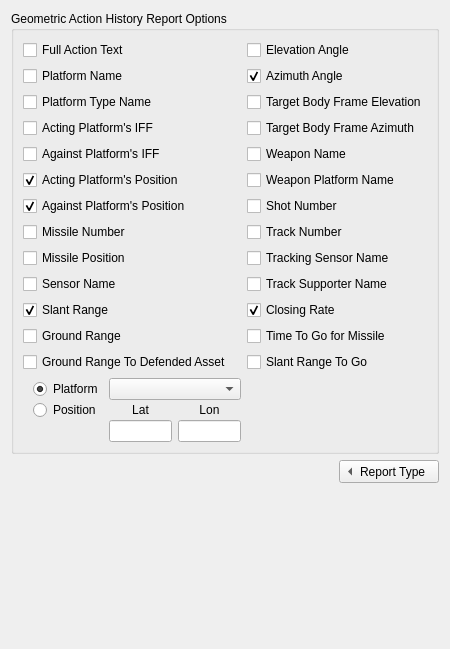
<?xml version="1.0" encoding="UTF-8"?>
<ui version="4.0">
 <class>OptionsGAH</class>
 <widget class="QWidget" name="OptionsGAH">
  <property name="geometry">
   <rect>
    <x>0</x>
    <y>0</y>
    <width>450</width>
    <height>649</height>
   </rect>
  </property>
  <property name="sizePolicy">
   <sizepolicy hsizetype="Expanding" vsizetype="Fixed">
    <horstretch>0</horstretch>
    <verstretch>0</verstretch>
   </sizepolicy>
  </property>
  <layout class="QVBoxLayout" name="verticalLayout" stretch="0,0,0">
   <item>
    <widget class="QGroupBox" name="mReportOptionsGroupBox">
     <property name="title">
      <string>Geometric Action History Report Options</string>
     </property>
     <layout class="QGridLayout" name="reportOptionsLayout">
      <item row="4" column="0">
       <widget class="QCheckBox" name="mCheckBoxAgainstIFF">
        <property name="text">
         <string>Against Platform's IFF</string>
        </property>
       </widget>
      </item>
      <item row="1" column="0">
       <widget class="QCheckBox" name="mCheckBoxPN">
        <property name="text">
         <string>Platform Name</string>
        </property>
       </widget>
      </item>
      <item row="7" column="1">
       <widget class="QCheckBox" name="mCheckBoxTN">
        <property name="text">
         <string>Track Number</string>
        </property>
       </widget>
      </item>
      <item row="8" column="1">
       <widget class="QCheckBox" name="mCheckBoxTSN">
        <property name="text">
         <string>Tracking Sensor Name</string>
        </property>
       </widget>
      </item>
      <item row="3" column="0">
       <widget class="QCheckBox" name="mCheckBoxActingIFF">
        <property name="text">
         <string>Acting Platform's IFF</string>
        </property>
       </widget>
      </item>
      <item row="12" column="0">
       <widget class="QCheckBox" name="mCheckBoxGRDA">
        <property name="text">
         <string>Ground Range To Defended Asset</string>
        </property>
       </widget>
      </item>
      <item row="8" column="0">
       <widget class="QCheckBox" name="mCheckBoxMP">
        <property name="text">
         <string>Missile Position</string>
        </property>
       </widget>
      </item>
      <item row="10" column="0">
       <widget class="QCheckBox" name="mCheckBoxSR">
        <property name="text">
         <string>Slant Range</string>
        </property>
        <property name="checked">
         <bool>true</bool>
        </property>
       </widget>
      </item>
      <item row="6" column="1">
       <widget class="QCheckBox" name="mCheckBoxShotNum">
        <property name="text">
         <string>Shot Number</string>
        </property>
       </widget>
      </item>
      <item row="11" column="0">
       <widget class="QCheckBox" name="mCheckBoxGR">
        <property name="text">
         <string>Ground Range</string>
        </property>
       </widget>
      </item>
      <item row="3" column="1">
       <widget class="QCheckBox" name="mCheckBoxTBFA">
        <property name="text">
         <string>Target Body Frame Azimuth</string>
        </property>
       </widget>
      </item>
      <item row="2" column="1">
       <widget class="QCheckBox" name="mCheckBoxTBFE">
        <property name="text">
         <string>Target Body Frame Elevation</string>
        </property>
       </widget>
      </item>
      <item row="4" column="1">
       <widget class="QCheckBox" name="mCheckBoxWN">
        <property name="text">
         <string>Weapon Name</string>
        </property>
       </widget>
      </item>
      <item row="9" column="0">
       <widget class="QCheckBox" name="mCheckBoxSN">
        <property name="text">
         <string>Sensor Name</string>
        </property>
       </widget>
      </item>
      <item row="1" column="1">
       <widget class="QCheckBox" name="mCheckBoxAA">
        <property name="text">
         <string>Azimuth Angle</string>
        </property>
        <property name="checked">
         <bool>true</bool>
        </property>
       </widget>
      </item>
      <item row="0" column="1">
       <widget class="QCheckBox" name="mCheckBoxEA">
        <property name="text">
         <string>Elevation Angle</string>
        </property>
       </widget>
      </item>
      <item row="5" column="1">
       <widget class="QCheckBox" name="mCheckBoxWPN">
        <property name="text">
         <string>Weapon Platform Name</string>
        </property>
       </widget>
      </item>
      <item row="12" column="1">
       <widget class="QCheckBox" name="mCheckBoxSRTG">
        <property name="text">
         <string>Slant Range To Go</string>
        </property>
       </widget>
      </item>
      <item row="11" column="1">
       <widget class="QCheckBox" name="mCheckBoxTTGM">
        <property name="text">
         <string>Time To Go for Missile</string>
        </property>
       </widget>
      </item>
      <item row="10" column="1">
       <widget class="QCheckBox" name="mCheckBoxCR">
        <property name="text">
         <string>Closing Rate</string>
        </property>
        <property name="checked">
         <bool>true</bool>
        </property>
       </widget>
      </item>
      <item row="5" column="0">
       <widget class="QCheckBox" name="mCheckBoxActingPos">
        <property name="text">
         <string>Acting Platform's Position</string>
        </property>
        <property name="checked">
         <bool>true</bool>
        </property>
       </widget>
      </item>
      <item row="9" column="1">
       <widget class="QCheckBox" name="mCheckBoxTSupN">
        <property name="text">
         <string>Track Supporter Name</string>
        </property>
       </widget>
      </item>
      <item row="6" column="0">
       <widget class="QCheckBox" name="mCheckBoxAgainstPos">
        <property name="text">
         <string>Against Platform's Position</string>
        </property>
        <property name="checked">
         <bool>true</bool>
        </property>
       </widget>
      </item>
      <item row="7" column="0">
       <widget class="QCheckBox" name="mCheckBoxMN">
        <property name="text">
         <string>Missile Number</string>
        </property>
       </widget>
      </item>
      <item row="0" column="0">
       <widget class="QCheckBox" name="mCheckBoxFAT">
        <property name="text">
         <string>Full Action Text</string>
        </property>
       </widget>
      </item>
      <item row="2" column="0">
       <widget class="QCheckBox" name="mCheckBoxPTN">
        <property name="text">
         <string>Platform Type Name</string>
        </property>
       </widget>
      </item>
      <item row="14" column="0">
       <layout class="QGridLayout" name="groundRangeLayout">
        <property name="sizeConstraint">
         <enum>QLayout::SetDefaultConstraint</enum>
        </property>
        <property name="topMargin">
         <number>0</number>
        </property>
        <property name="horizontalSpacing">
         <number>6</number>
        </property>
        <property name="verticalSpacing">
         <number>0</number>
        </property>
        <item row="2" column="2">
         <widget class="UtQtLatPosLineEdit" name="mLatEdit">
          <property name="alignment">
           <set>Qt::AlignCenter</set>
          </property>
         </widget>
        </item>
        <item row="1" column="1">
         <widget class="QRadioButton" name="mButtonPosition">
          <property name="text">
           <string>Position</string>
          </property>
         </widget>
        </item>
        <item row="1" column="2">
         <widget class="QLabel" name="label">
          <property name="styleSheet">
           <string notr="true"/>
          </property>
          <property name="text">
           <string>Lat</string>
          </property>
          <property name="textFormat">
           <enum>Qt::PlainText</enum>
          </property>
          <property name="alignment">
           <set>Qt::AlignCenter</set>
          </property>
         </widget>
        </item>
        <item row="1" column="3">
         <widget class="QLabel" name="label_2">
          <property name="text">
           <string>Lon</string>
          </property>
          <property name="alignment">
           <set>Qt::AlignCenter</set>
          </property>
         </widget>
        </item>
        <item row="2" column="3">
         <widget class="UtQtLonPosLineEdit" name="mLonEdit">
          <property name="alignment">
           <set>Qt::AlignCenter</set>
          </property>
         </widget>
        </item>
        <item row="0" column="1">
         <widget class="QRadioButton" name="mButtonPlatform">
          <property name="sizePolicy">
           <sizepolicy hsizetype="Fixed" vsizetype="Fixed">
            <horstretch>0</horstretch>
            <verstretch>0</verstretch>
           </sizepolicy>
          </property>
          <property name="text">
           <string>Platform</string>
          </property>
          <property name="checked">
           <bool>true</bool>
          </property>
         </widget>
        </item>
        <item row="0" column="2" colspan="2">
         <widget class="QComboBox" name="mComboBoxPlatform">
          <property name="sizePolicy">
           <sizepolicy hsizetype="Preferred" vsizetype="Fixed">
            <horstretch>0</horstretch>
            <verstretch>0</verstretch>
           </sizepolicy>
          </property>
         </widget>
        </item>
        <item row="0" column="0">
         <spacer name="horizontalSpacer_2">
          <property name="orientation">
           <enum>Qt::Horizontal</enum>
          </property>
          <property name="sizeType">
           <enum>QSizePolicy::Fixed</enum>
          </property>
          <property name="sizeHint" stdset="0">
           <size>
            <width>10</width>
            <height>20</height>
           </size>
          </property>
         </spacer>
        </item>
       </layout>
      </item>
     </layout>
    </widget>
   </item>
   <item>
    <layout class="QHBoxLayout" name="horizontalLayout_5">
     <item>
      <spacer name="horizontalSpacer_5">
       <property name="orientation">
        <enum>Qt::Horizontal</enum>
       </property>
       <property name="sizeHint" stdset="0">
        <size>
         <width>40</width>
         <height>20</height>
        </size>
       </property>
      </spacer>
     </item>
     <item>
      <widget class="QToolButton" name="toolButton">
       <property name="sizePolicy">
        <sizepolicy hsizetype="Fixed" vsizetype="Fixed">
         <horstretch>0</horstretch>
         <verstretch>0</verstretch>
        </sizepolicy>
       </property>
       <property name="contextMenuPolicy">
        <enum>Qt::NoContextMenu</enum>
       </property>
       <property name="toolTip">
        <string/>
       </property>
       <property name="layoutDirection">
        <enum>Qt::LeftToRight</enum>
       </property>
       <property name="styleSheet">
        <string notr="true"/>
       </property>
       <property name="text">
        <string>Report Type</string>
       </property>
       <property name="toolButtonStyle">
        <enum>Qt::ToolButtonTextBesideIcon</enum>
       </property>
       <property name="autoRaise">
        <bool>false</bool>
       </property>
       <property name="arrowType">
        <enum>Qt::LeftArrow</enum>
       </property>
      </widget>
     </item>
    </layout>
   </item>
   <item>
    <spacer>
     <property name="orientation">
      <enum>Qt::Vertical</enum>
     </property>
     <property name="sizeHint" stdset="0">
      <size>
       <width>20</width>
       <height>40</height>
      </size>
     </property>
    </spacer>
   </item>
  </layout>
 </widget>
 <customwidgets>
  <customwidget>
   <class>UtQtLatPosLineEdit</class>
   <extends>QLineEdit</extends>
   <header>UtQtUnitLineEdit.hpp</header>
  </customwidget>
  <customwidget>
   <class>UtQtLonPosLineEdit</class>
   <extends>QLineEdit</extends>
   <header>UtQtUnitLineEdit.hpp</header>
  </customwidget>
 </customwidgets>
 <resources/>
 <connections/>
</ui>
